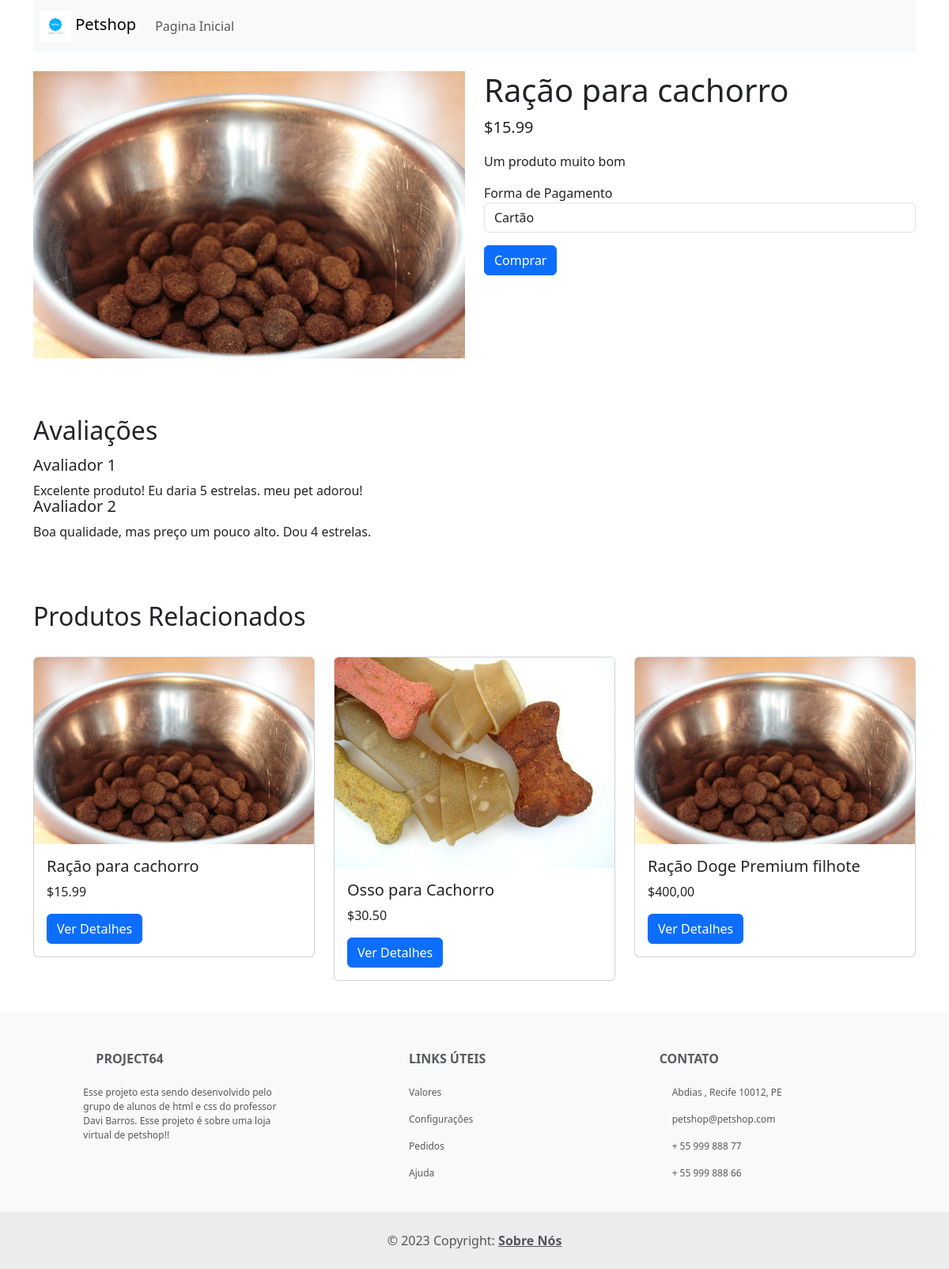
The page /produtos/produto.php?id=1 on the database its author committed.
### tables this page shows
CREATE TABLE `produtos` (
  `id` int(25) NOT NULL,
  `nome` text NOT NULL,
  `preco` text NOT NULL,
  `descricao` text NOT NULL,
  `url` text NOT NULL,
  `imagem` text NOT NULL,
  `grupo` text NOT NULL,
  `subcategoria` text NOT NULL
);

### produtos/produto.php (the view, shortened to what this page needs)
<?php
include("../login/php/config.php");
$id = $_GET['id'];
$sql = $db->prepare("SELECT * FROM `produtos` WHERE id = ?");
$sql->execute(array($id));
$produtos = $sql->fetchAll();
?>
<!DOCTYPE html>
<html>
<head>
    <link rel="stylesheet" href="../style.css">
    <link rel="stylesheet" href="https://cdn.jsdelivr.net/npm/bootstrap@5.3.0/dist/css/bootstrap.min.css">
</head>
<body>
    <header class="container">
        <nav class="navbar navbar-expand-lg navbar-light bg-light" style="background-color: cornflowerblue;" style="padding-left: 8px;">
            <a class="navbar-brand" href="../" style="padding-left: 8px;"> <img src="../assets/logos/logo_size.jpg" alt="logo" width="40" height="40"> Petshop</a>
            <div class="collapse navbar-collapse" id="navbarNav">
                <ul class="navbar-nav">
                    <li class="nav-item">
                        <a class="nav-link" href="../">Pagina Inicial</a>
                    </li>
                </ul>
            </div>
        </nav>
    </header>
    <main class="container mt-4">
        <div class="row">
            <div class="col-lg-6">
                <img src="../assets/high/<?php echo $produtos[0]['imagem']; ?>" class="img-fluid" alt="Osso para Cachorro">
            </div>
            <div class="col-lg-6">
                <h1><?php echo $produtos[0]['nome']; ?></h1>
                <p class="lead"><?php echo $produtos[0]['preco']; ?></p>
                <p><?php echo $produtos[0]['descricao']; ?></p>
                <div class="mb-3">
                    <label for="opcoes">Forma de Pagamento</label>
                    <select class="form-control" id="opcoes">
                        <option>Cartão</option>
                    </select>
                </div>
                <button class="btn btn-primary" onclick="conf()">Comprar</button>
            </div>
        </div>
    </main>
    <br><br>
    <section class="container mt-4">
        <h2>Avaliações</h2>
        <br>
        <div class="media">
            <div class="media-body">
                <h5 class="mt-0">Avaliador 1</h5>
                <p>Excelente produto! Eu daria 5 estrelas. meu pet adorou!</p>
            </div>
        </div>
        <div class="media">
            <div class="media-body">
                <h5 class="mt-0">Avaliador 2</h5>
                <p>Boa qualidade, mas preço um pouco alto. Dou 4 estrelas.</p>
            </div>
        </div>
    </section>
    <section class="container mt-4">
        <br><br><br>
        <h2>Produtos Relacionados</h2><br>
        <div class="row">
            <?php
            $grupo = $produtos[0]['grupo'];
            $subcategoria = $produtos[0]['subcategoria'];
            $i = 0;
            $sql = $db->prepare("SELECT * FROM `produtos` WHERE grupo = ? OR subcategoria = ?");
            $sql->execute(array($grupo, $subcategoria));
            $relacionados = $sql->fetchAll();
            foreach ($relacionados as $key => $value) {
                if ($i < 3) {
            ?>
                <div class="col-lg-4">
                    <div class="card">
                        <img src="../assets/high/<?php echo $value["imagem"]; ?>" class="card-img-top" alt="Produto Relacionado 1">
                        <div class="card-body">
                            <h5 class="card-title"><?php echo $value["nome"]; ?></h5>
                            <p class="card-text"><?php echo $value["preco"]; ?></p>
                            <a href="produto.php?id=<?php echo $value["id"]; ?>" class="btn btn-primary">Ver Detalhes</a>
                        </div>
                    </div>
                </div>
            <?php $i++;
                }
            } ?>
        </div>
    </section>
    <footer class="text-center text-lg-start bg-light text-muted">
            <section class="">
                <div class="container text-center text-md-start mt-5">
                    <div class="row mt-3">
                        <div class="col-md-3 col-lg-4 col-xl-3 mx-auto mb-4">
                            <h6 class="text-uppercase fw-bold mb-4">
                                <i class="fas fa-gem me-3"></i>PROJECT64
                            </h6>
                            <p>
                                Esse projeto esta sendo desenvolvido pelo grupo de alunos de html e css do
                                professor Davi Barros. Esse projeto é sobre uma loja virtual de petshop!!
                            </p>
                        </div>
                        <div class="col-md-3 col-lg-2 col-xl-2 mx-auto mb-4">
                            <h6 class="text-uppercase fw-bold mb-4">
                                LINKS ÚTEIS
                            </h6>
                            <p>
                                <a href="#!" class="text-reset">Valores</a>
                            </p>
                            <p>
                                <a href="#!" class="text-reset">Configurações</a>
                            </p>
                            <p>
                                <a href="#!" class="text-reset">Pedidos</a>
                            </p>
                            <p>
                                <a href="#!" class="text-reset">Ajuda</a>
                            </p>
                        </div>
                        <div class="col-md-4 col-lg-3 col-xl-3 mx-auto mb-md-0 mb-4">
                            <h6 class="text-uppercase fw-bold mb-4">Contato</h6>
                            <p><i class="fas fa-home me-3"></i> Abdias , Recife 10012, PE</p>
                            <p>
                                petshop@petshop.com
                            </p>
                            <p><i class="fas fa-phone me-3"></i> + 55 999 888 77</p>
                            <p><i class="fas fa-print me-3"></i> + 55 999 888 66</p>
                        </div>
                    </div>
                </div>
            </section>
            <div class="text-center p-4" style="background-color: rgba(0, 0, 0, 0.05);">
                © 2023 Copyright:
                <a class="text-reset fw-bold" href="SobreNos.html">Sobre Nós</a>
            </div>
        </footer>
</body>
</html>

### style.css (style rules this page uses)
* { margin: 0; padding: 0; }
html { scroll-behavior: smooth; height: 100%; }
body { background-color: #f1f3f4; font-family: theFont;height: 100%; }
footer { margin-top: 40px; padding-top: 1px; background: #222; color: #fff; }
footer p { font-size: 12px; }
.media { margin: -20px 0; }
footer .row a:any-link { text-decoration: none; color: white; }

### rows shown on the page
produtos: imagem (picture), nome "Ração para cachorro", preco "$15.99", descricao "Um produto muito bom"
produtos: imagem (picture), nome "Osso para Cachorro", preco "$30.50"
produtos: imagem (picture), nome "Ração Doge Premium filhote", preco "$400,00"
